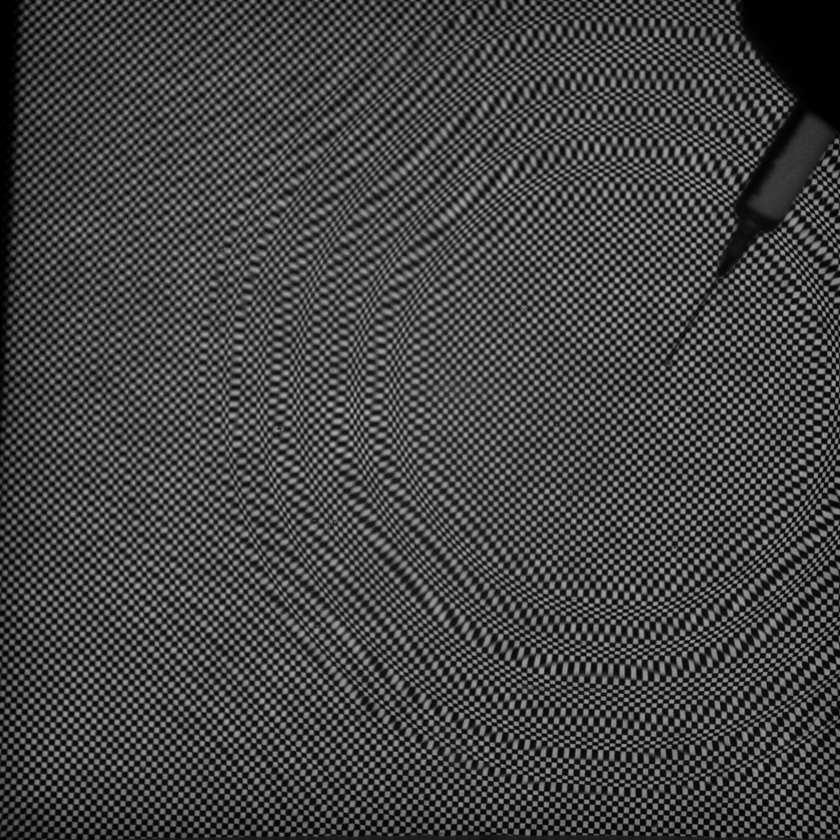
#> input picture Pictures/202406_1457001661.bmp, 840 x 840 px, shrunk from 1024 x 1024 before the run
$ python -i test_deteccion.py   (imports and definitions only)
#> lines starting #> are read from the running program, lines starting #| are printed output that depends on the picture; after the words box and inside, x2 and y2 are one past the last pixel; in counts of white or black regions, pixels touching at a corner belong together
#> further down, picture is the input picture: shape (840, 840); min 0, max 179, mean 67.7
import numpy as np
#!pip install circle_fit
import matplotlib.pyplot as plt
# [1 line not run here, left out]
import circle_fit
from skimage import feature
from skimage.io import imread
from skimage import filters
from skimage.measure import regionprops, label
from circle_fit import taubinSVD

#%%
#image = imread('structure.bmp').astype('double')

#%%

#image = imread('/Users/mateoeljatib/Documents/structure.bmp').astype(np.double)


#%%

def deteccion(image):

    imt = image < filters.threshold_otsu(image)/2
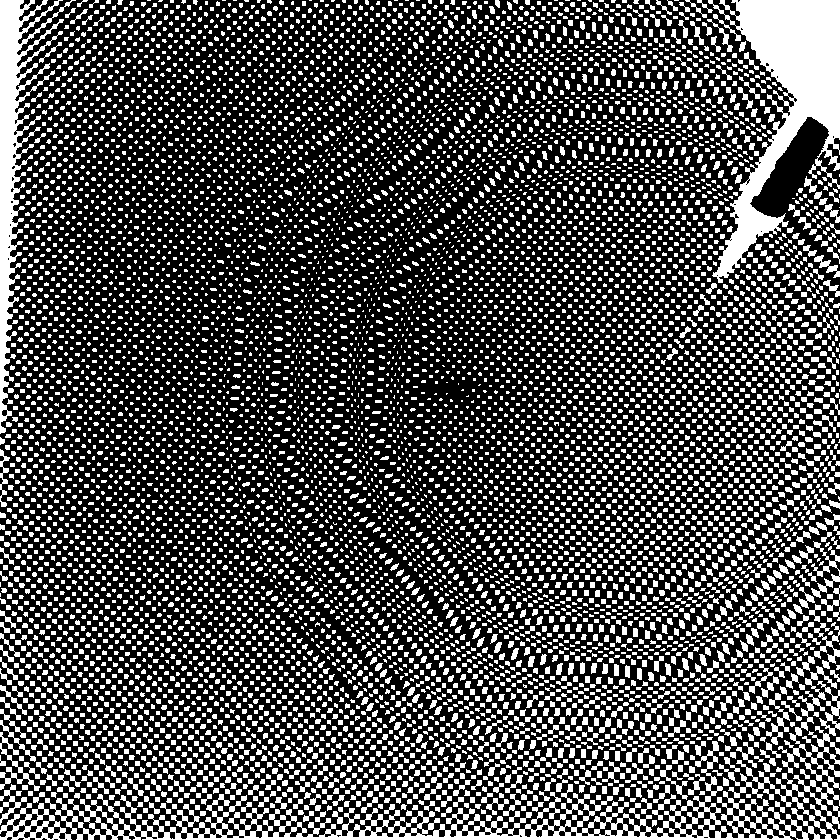
#> imt: shape (840, 840) bool; 29% white; 9394 white regions (6626 under 20 px), largest, box (x1, y1, x2, y2) and area: (0, 741, 833, 840) 14836, (708, 0, 840, 283) 14181, (0, 0, 76, 434) 7750


    # Compute the Canny filter for two values of sigma
    edges = feature.canny(imt, sigma=5)
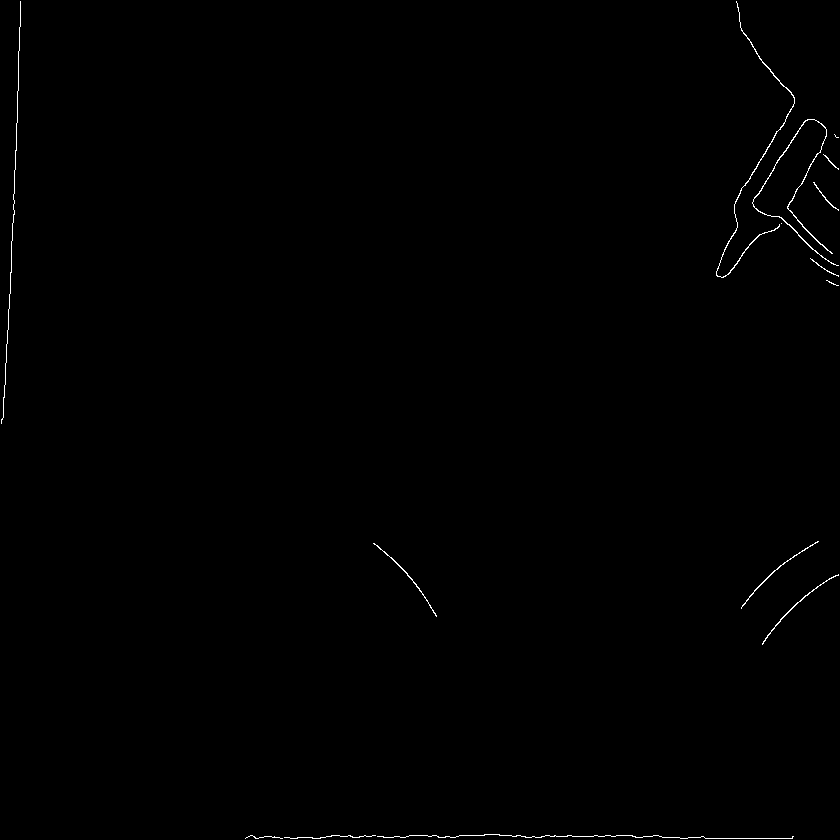
#> edges: shape (840, 840) bool; 0.36% white in thin lines or dots
    L = label(edges)
#> L: shape (840, 840) int32; 16 distinct labels, from 0 to 15

    props = regionprops(L)
#> props = 15 regions; largest, box (x1, y1, x2, y2) and area: (716, 1, 795, 278) 489, (752, 119, 839, 266) 480, (377, 834, 794, 839) 431, (1, 1, 21, 424) 428, (762, 574, 839, 645) 138

    # Calcular función de costo y guardar (evitando divisiones por cero)
    props_with_cost = []
    for region in props:
        major = region.major_axis_length
        minor = region.minor_axis_length
        if major > 0:  # evitar división por cero
            cost = region.area * (minor / major)
            props_with_cost.append((region.label, cost))
#> this loop made 15 passes
#> (major, minor, cost) on passes 1, 2, 3, 4, 5, 6, 8, 9, 10, 11, 12, 13: (489.2, 2.83, 2.48), (334, 72.98, 106.9), (169.8, 84.26, 238.2), (6.84, 1.86, 1.63), (24.3, 1.8, 2.14), (44.13, 2.98, 3.45), (39.22, 2.4, 2.51), (15.28, 1.44, 1.51), (117.8, 7.62, 8.53), (110.7, 6.89, 7.77), (120, 8.02, 9.22), (481.5, 3.7, 3.31)
#> (major, minor) on pass 7: (0, 0)
#> after the loop, props_with_cost = [(1, 2.48), (2, 106.9), (3, 238.2), (4, 1.63), (5, 2.14), (6, 3.45), (8, 2.51), (9, 1.51), (10, 8.53), (11, 7.77), (12, 9.22), (13, 3.31), (14, 3.15), (15, 2.78)]

    # Ordenar por costo de mayor a menor
    props_sorted_by_cost = sorted(props_with_cost, key=lambda x: x[1], reverse=True)
#> props_sorted_by_cost = [(3, 238.2), (2, 106.9), (12, 9.22), (10, 8.53), (11, 7.77), (6, 3.45), (13, 3.31), (14, 3.15), (15, 2.78), (8, 2.51), (1, 2.48), (5, 2.14), (4, 1.63), (9, 1.51)]

    # Obtener los dos con mayor costo
    top_two_labels = [item[0] for item in props_sorted_by_cost[:2]]
#> top_two_labels = [3, 2]

    XYma = props[top_two_labels[0]-1].coords
#> XYma = 480 pairs, first value 119 to 265, second value 752 to 838
    XYmi = props[top_two_labels[1]-1].coords
#> XYmi = 489 pairs, first value 1 to 277, second value 716 to 794

    # [5 lines of commented-out code are left out]


#> (the run stopped early here; a loop or call above may not have finished)

$ run again, on Pictures/structure.bmp
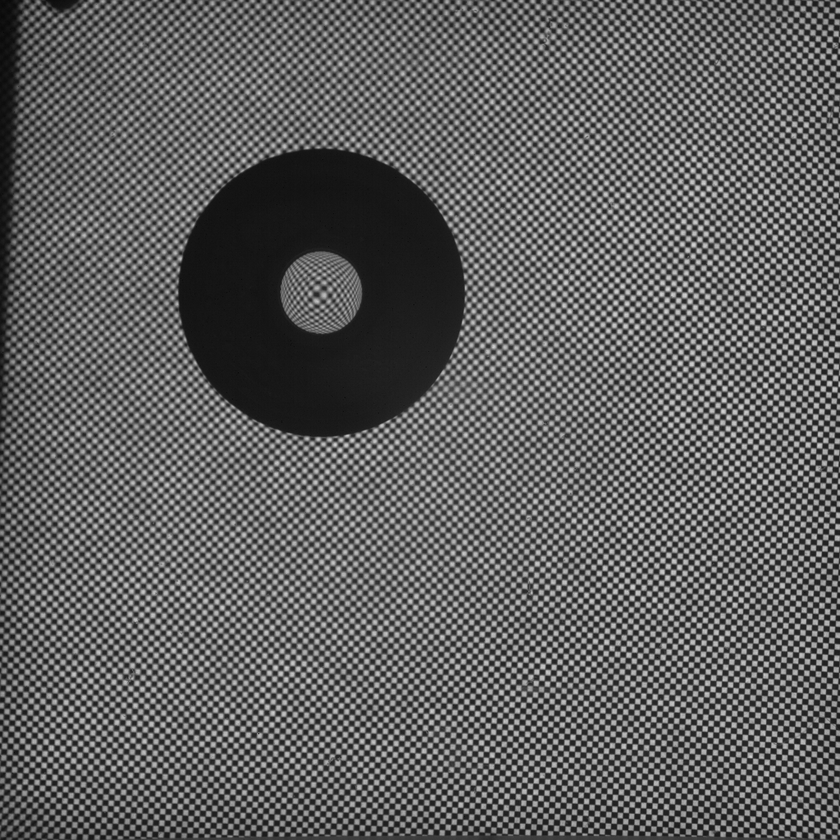
#> input picture Pictures/structure.bmp, 840 x 840 px, shrunk from 1024 x 1024 before the run
#> picture is the input picture: shape (840, 840); min 8, max 215, mean 94.9
#> in deteccion, `imt = image < filters.threshold_otsu(image)/2`:
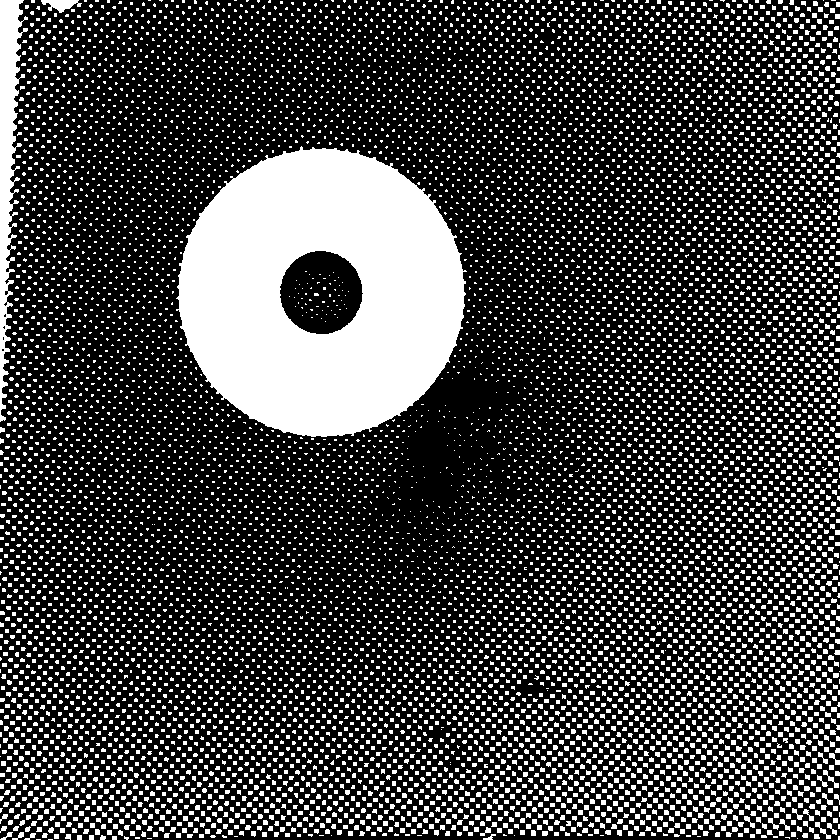
#> imt: shape (840, 840) bool; 25.1% white; 9657 white regions (8388 under 20 px), largest, box (x1, y1, x2, y2) and area: (176, 146, 467, 437) 59531, (0, 0, 28, 422) 5169, (41, 0, 82, 13) 298
#> in deteccion, `edges = feature.canny(imt, sigma=5)`:
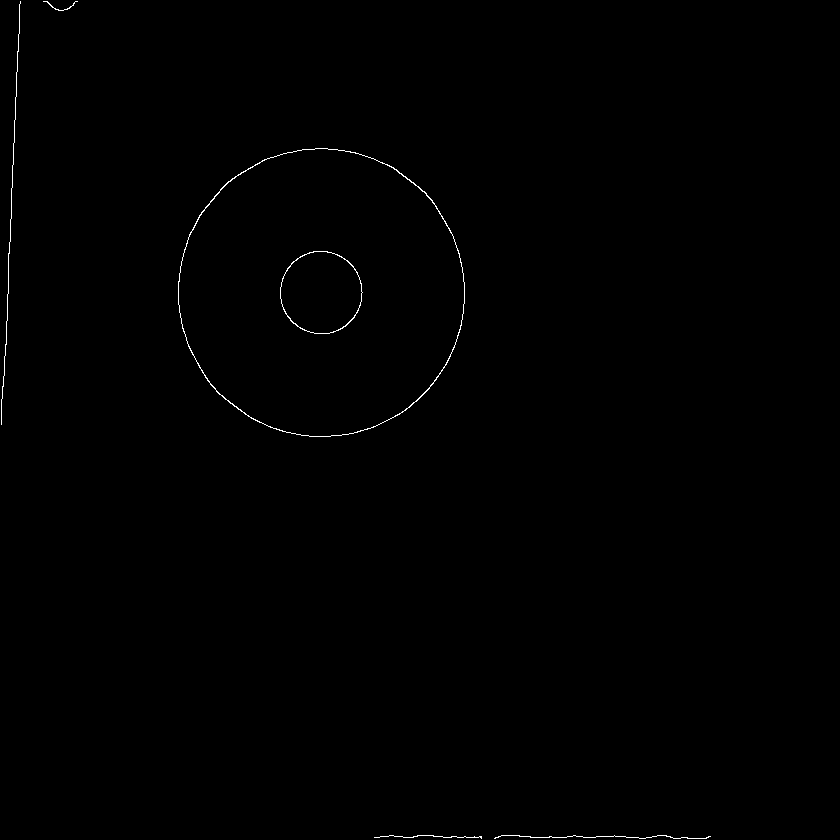
#> edges: shape (840, 840) bool; 0.3% white in thin lines or dots, all inside (x1, y1, x2, y2) = (1, 1, 711, 839)
#> L: shape (840, 840) int32; 7 distinct labels, from 0 to 6
#> props = 6 regions; box (x1, y1, x2, y2) and area: (178, 148, 465, 437) 1027, (1, 1, 21, 425) 428, (280, 251, 363, 334) 295, (494, 835, 711, 839) 227, (374, 835, 482, 839) 116, (43, 1, 78, 11) 49
#> the loop in deteccion, `for region in props:` made 6 passes
#> (major, minor, cost) on passes 1 to 6: (490.6, 1.91, 1.67), (40.63, 12.47, 15.04), (406, 405.2, 1025), (117.2, 114.5, 288.4), (126.6, 2.9, 2.66), (255.6, 3.38, 3)
#> after the loop in deteccion, `for region in props:`: props_with_cost = [(1, 1.67), (2, 15.04), (3, 1025), (4, 288.4), (5, 2.66), (6, 3)]
#> props_sorted_by_cost = [(3, 1025), (4, 288.4), (2, 15.04), (6, 3), (5, 2.66), (1, 1.67)]
#> top_two_labels = [3, 4]
#> XYma = 1027 pairs, first value 148 to 436, second value 178 to 464
#> XYmi = 295 pairs, first value 251 to 333, second value 280 to 362
